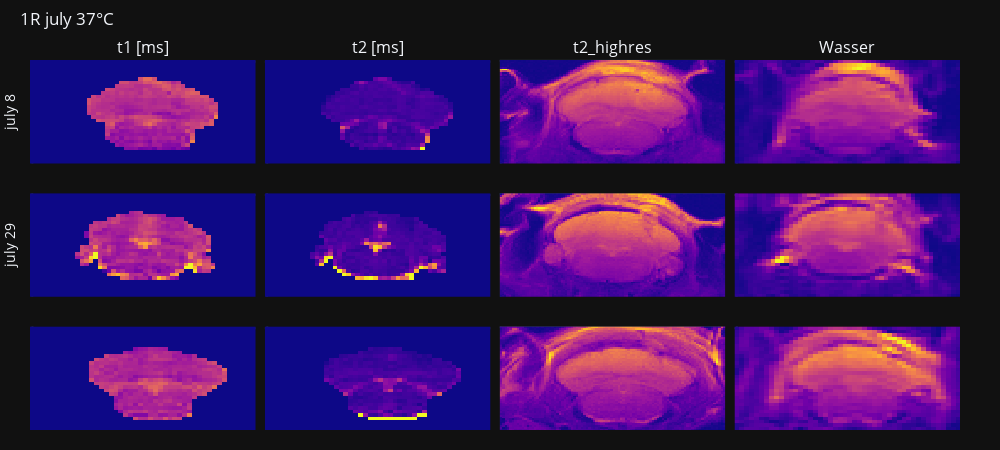

The notebook cell saved with this chart:
### Code cell
fig = make_subplots(rows=3, cols=4, horizontal_spacing=0.01, vertical_spacing=0.08, 
                    subplot_titles=['t1 [ms]', 't2 [ms]', 't2_highres', 'Wasser'])

# for subject_i, subject_dict in enumerate(subject_dicts):
for day_i, subject_dicts in enumerate([subject_dicts_july_ped_tumor_8, subject_dicts_july_ped_tumor_15, subject_dicts_july_ped_tumor_29]):
    row_i = day_i+1
    subject_dict = subject_dicts[subject_i]
    phantom_choice = subject_i+1
    subject_dict['save_name'] = save_name
    glu_mouse_fn = os.path.join(parent_dir, 'data', 'scans', subject_dict['scan_name'], subject_dict['sub_name'])
    
    # import nrrd
    # mask_fn = os.path.join(glu_mouse_fn, 'slicer_masks', 'mask.seg.nrrd')
    # mask = nrrd.read(mask_fn, index_order='C')[0][2, : ,:]
    # print(mask.argmax())
    # print(subject_dict['mask_slice'])
    mask = mask_processor(glu_mouse_fn, subject_dict['resratio'], idx=subject_dict['mask_slice'])

    # crop image
    r_c, c_c = regionprops(mask)[0].centroid
    r_c, c_c = int(r_c), int(c_c)
    bb_r_h = 15
    bb_c_w = 25

    if os.path.exists(os.path.join(glu_mouse_fn, 'slicer_masks', 'tumor.seg.nrrd')):
        tumor_mask, mirror_mask = tumor_masks_processor(glu_mouse_fn, subject_dict['resratio'], subject_dict['mask_slice'])
        tumor_mask = tumor_mask[r_c-bb_r_h:r_c+bb_r_h, c_c-bb_c_w:c_c+bb_c_w]
        mirror_mask = mirror_mask[r_c-bb_r_h:r_c+bb_r_h, c_c-bb_c_w:c_c+bb_c_w]

        tumor_cntr = contour_finder(tumor_mask)  # not accurate needs fixing!
        mirror_cntr = contour_finder(mirror_mask)

    mask = mask[r_c-bb_r_h:r_c+bb_r_h, c_c-bb_c_w:c_c+bb_c_w]

    glu_mouse_fn = os.path.join(parent_dir, 'data', 'scans', subject_dict['scan_name'], subject_dict['sub_name'])
    highres_fn, _, bruker_dataset_highres = bruker_dataset_creator(glu_mouse_fn, txt_file_name, 'T2_MSME_high')
    wassr_fn, _, bruker_dataset_wassr = bruker_dataset_creator(glu_mouse_fn, txt_file_name, 'WASSR')

    # full_mask = subject_dict['roi_mask']
    date = subject_dict['month']
    save_name = subject_dict['save_name']
    sub_name = subject_dict['sub_name']
    temp = subject_dict['temp']
    highres_img_idx = subject_dict['highres_img_idx']
    resratio = subject_dict['resratio']

    # highres_img_idx = 4
    t1 = t1_t2_pixel_reader(glu_phantom_fn=glu_mouse_fn, txt_file_name=txt_file_name, image_idx=3, t_type='t1',
                                   image_file=4)[r_c-bb_r_h:r_c+bb_r_h, c_c-bb_c_w:c_c+bb_c_w]
    t2 = t1_t2_pixel_reader(glu_phantom_fn=glu_mouse_fn, txt_file_name=txt_file_name, image_idx=3, t_type='t2')[r_c-bb_r_h:r_c+bb_r_h, c_c-bb_c_w:c_c+bb_c_w]
    t2_highres = dicom_data_arranger(bruker_dataset_highres, highres_fn).astype(np.float)[highres_img_idx,(r_c-bb_r_h)*resratio:(r_c+bb_r_h)*resratio, (c_c-bb_c_w)*resratio:(c_c+bb_c_w)*resratio]
    wassr = dicom_data_arranger(bruker_dataset_wassr, wassr_fn).astype(np.float)[0,r_c-bb_r_h:r_c+bb_r_h, c_c-bb_c_w:c_c+bb_c_w]

    # Loading the separately acquired water_t1t2-maps
    shift_up, shift_right = subject_dict['t_shift']
    t1 = np.roll(t1, shift=(shift_up, shift_right), axis=(0, 1))
    t2 = np.roll(t2, shift=(shift_up, shift_right), axis=(0, 1))
    t2_highres = np.roll(t2_highres, shift=(shift_up*resratio, shift_right*resratio), axis=(0, 1))

    # Add heatmaps for the three arrays
    heatmap_t1 = go.Heatmap(z=t1*mask, showscale=False, zmin=700, zmax=2400) # 500-2400?
    heatmap_t2 = go.Heatmap(z=t2*mask,showscale=False, zmin=35, zmax=160) # 35-200?
    heatmap_t2_highres = go.Heatmap(z=t2_highres, showscale=False)
    heatmap_wassr = go.Heatmap(z=wassr, showscale=False)


    fig.add_trace(heatmap_t1, row=row_i, col=1)
    fig.add_trace(heatmap_t2, row=row_i, col=2)
    fig.add_trace(heatmap_t2_highres, row=row_i, col=3)
    fig.add_trace(heatmap_wassr, row=row_i, col=4)

fig.update_layout(
    template='plotly_dark',  # Set the theme to plotly dark
    title_text=f"{sub_name} {date} {temp}°C",
    showlegend=False,  # Hide legend
    height=450,
    width=1000,  # Set a width based on your preference
    margin=dict(l=5, r=40, t=60, b=20),  # Adjust top and bottom margins
    title=dict(x=0.02, y=0.97)  # Adjust the title position
)

# Add individual titles and separate colorbars
for j in range(3):
    for i, title in enumerate([1, 2, 3, 4], start=1):
        fig.update_xaxes(row=j+1, col=i, showgrid=False, showticklabels=False)
        fig.update_yaxes(showgrid=False, row=j+1, col=i, showticklabels=False, autorange='reversed')  # Reverse the y-axis

fig.update_yaxes(title_text='july 8', showgrid=False, row=1, col=1)
fig.update_yaxes(title_text='july 15', showgrid=False, row=2, col=1)
fig.update_yaxes(title_text='july 29', showgrid=False, row=2, col=1)
# Show the plot
fig.show()

### Figure 1 — Plotly figure (JSON) as saved in the notebook; plotly's stock layout.template omitted (floating-point values rounded to 4 significant figures; data arrays with more than 128 entries replaced by an {"elided": "..."} marker saying what was removed)
{"data": [{"showscale": false, "z": {"elided": "30x48 float values"}, "zmax": 2400, "zmin": 700, "type": "heatmap", "xaxis": "x", "yaxis": "y"}, {"showscale": false, "z": {"elided": "30x48 float values"}, "zmax": 160, "zmin": 35, "type": "heatmap", "xaxis": "x2", "yaxis": "y2"}, {"showscale": false, "z": {"elided": "60x96 float values"}, "type": "heatmap", "xaxis": "x3", "yaxis": "y3"}, {"showscale": false, "z": {"elided": "30x48 float values"}, "type": "heatmap", "xaxis": "x4", "yaxis": "y4"}, {"showscale": false, "z": {"elided": "30x50 float values"}, "zmax": 2400, "zmin": 700, "type": "heatmap", "xaxis": "x5", "yaxis": "y5"}, {"showscale": false, "z": {"elided": "30x50 float values"}, "zmax": 160, "zmin": 35, "type": "heatmap", "xaxis": "x6", "yaxis": "y6"}, {"showscale": false, "z": {"elided": "60x100 float values"}, "type": "heatmap", "xaxis": "x7", "yaxis": "y7"}, {"showscale": false, "z": {"elided": "30x50 float values"}, "type": "heatmap", "xaxis": "x8", "yaxis": "y8"}, {"showscale": false, "z": {"elided": "30x46 float values"}, "zmax": 2400, "zmin": 700, "type": "heatmap", "xaxis": "x9", "yaxis": "y9"}, {"showscale": false, "z": {"elided": "30x46 float values"}, "zmax": 160, "zmin": 35, "type": "heatmap", "xaxis": "x10", "yaxis": "y10"}, {"showscale": false, "z": {"elided": "60x92 float values"}, "type": "heatmap", "xaxis": "x11", "yaxis": "y11"}, {"showscale": false, "z": {"elided": "30x46 float values"}, "type": "heatmap", "xaxis": "x12", "yaxis": "y12"}], "layout": {"xaxis": {"anchor": "y", "domain": [0.0, 0.2425], "showgrid": false, "showticklabels": false}, "yaxis": {"anchor": "x", "domain": [0.72, 1.0], "showgrid": false, "showticklabels": false, "autorange": "reversed", "title": {"text": "july 8"}}, "xaxis2": {"anchor": "y2", "domain": [0.2525, 0.495], "showgrid": false, "showticklabels": false}, "yaxis2": {"anchor": "x2", "domain": [0.72, 1.0], "showgrid": false, "showticklabels": false, "autorange": "reversed"}, "xaxis3": {"anchor": "y3", "domain": [0.505, 0.7475], "showgrid": false, "showticklabels": false}, "yaxis3": {"anchor": "x3", "domain": [0.72, 1.0], "showgrid": false, "showticklabels": false, "autorange": "reversed"}, "xaxis4": {"anchor": "y4", "domain": [0.7575, 1.0], "showgrid": false, "showticklabels": false}, "yaxis4": {"anchor": "x4", "domain": [0.72, 1.0], "showgrid": false, "showticklabels": false, "autorange": "reversed"}, "xaxis5": {"anchor": "y5", "domain": [0.0, 0.2425], "showgrid": false, "showticklabels": false}, "yaxis5": {"anchor": "x5", "domain": [0.36, 0.64], "showgrid": false, "showticklabels": false, "autorange": "reversed", "title": {"text": "july 29"}}, "xaxis6": {"anchor": "y6", "domain": [0.2525, 0.495], "showgrid": false, "showticklabels": false}, "yaxis6": {"anchor": "x6", "domain": [0.36, 0.64], "showgrid": false, "showticklabels": false, "autorange": "reversed"}, "xaxis7": {"anchor": "y7", "domain": [0.505, 0.7475], "showgrid": false, "showticklabels": false}, "yaxis7": {"anchor": "x7", "domain": [0.36, 0.64], "showgrid": false, "showticklabels": false, "autorange": "reversed"}, "xaxis8": {"anchor": "y8", "domain": [0.7575, 1.0], "showgrid": false, "showticklabels": false}, "yaxis8": {"anchor": "x8", "domain": [0.36, 0.64], "showgrid": false, "showticklabels": false, "autorange": "reversed"}, "xaxis9": {"anchor": "y9", "domain": [0.0, 0.2425], "showgrid": false, "showticklabels": false}, "yaxis9": {"anchor": "x9", "domain": [0.0, 0.28], "showgrid": false, "showticklabels": false, "autorange": "reversed"}, "xaxis10": {"anchor": "y10", "domain": [0.2525, 0.495], "showgrid": false, "showticklabels": false}, "yaxis10": {"anchor": "x10", "domain": [0.0, 0.28], "showgrid": false, "showticklabels": false, "autorange": "reversed"}, "xaxis11": {"anchor": "y11", "domain": [0.505, 0.7475], "showgrid": false, "showticklabels": false}, "yaxis11": {"anchor": "x11", "domain": [0.0, 0.28], "showgrid": false, "showticklabels": false, "autorange": "reversed"}, "xaxis12": {"anchor": "y12", "domain": [0.7575, 1.0], "showgrid": false, "showticklabels": false}, "yaxis12": {"anchor": "x12", "domain": [0.0, 0.28], "showgrid": false, "showticklabels": false, "autorange": "reversed"}, "annotations": [{"font": {"size": 16}, "showarrow": false, "text": "t1 [ms]", "x": 0.1212, "xanchor": "center", "xref": "paper", "y": 1.0, "yanchor": "bottom", "yref": "paper"}, {"font": {"size": 16}, "showarrow": false, "text": "t2 [ms]", "x": 0.3738, "xanchor": "center", "xref": "paper", "y": 1.0, "yanchor": "bottom", "yref": "paper"}, {"font": {"size": 16}, "showarrow": false, "text": "t2_highres", "x": 0.6262, "xanchor": "center", "xref": "paper", "y": 1.0, "yanchor": "bottom", "yref": "paper"}, {"font": {"size": 16}, "showarrow": false, "text": "Wasser", "x": 0.8788, "xanchor": "center", "xref": "paper", "y": 1.0, "yanchor": "bottom", "yref": "paper"}], "title": {"text": "1R july 37°C", "x": 0.02, "y": 0.97}, "margin": {"l": 5, "r": 40, "t": 60, "b": 20}, "showlegend": false, "height": 450, "width": 1000}}
